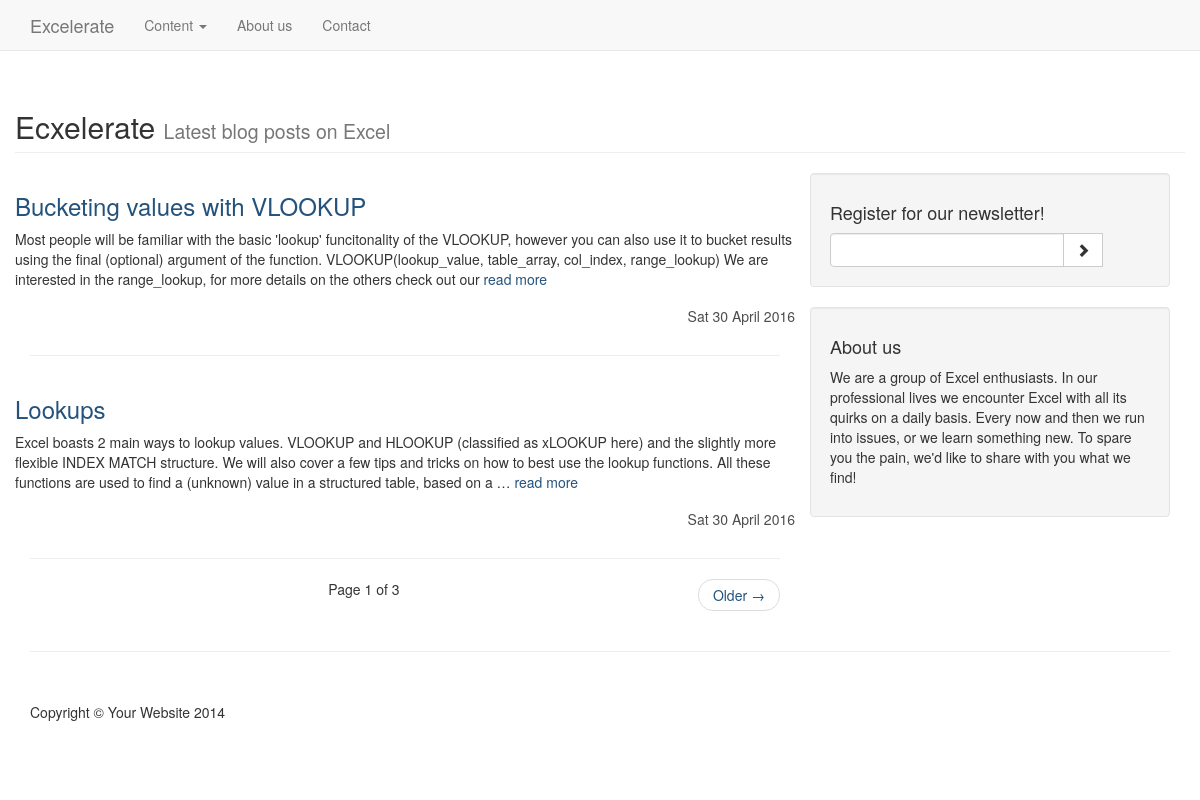
Screenshot of /blog/ with the database file from the repository.
### blog/models.py (models this page shows, shortened)
class Post(models.Model):
	title = models.CharField(max_length=500, unique=True)
	title_slug = models.SlugField(max_length=500, unique=True)
	publication_date = models.DateTimeField('date created', auto_now_add=True)
	published = models.BooleanField(default=False, blank=False)
	content = models.TextField()
	author = models.ForeignKey(User, default=None)
	category = models.ForeignKey('blog.Category')

### blog/views.py (the view)
def index(request):
	category = request.GET.get('cat')
	print category
	if (category is None):
		posts = Post.objects.filter(published=True).order_by('-publication_date')
	else:
		posts = Post.objects.filter(published=True, category__name=category).order_by('-publication_date')
	pgtr = Paginator(posts, 2)
	page = request.GET.get('page')
	try:
		posts = pgtr.page(page)
	except PageNotAnInteger:
		posts = pgtr.page(1)
	except EmptyPage:
		posts = pgtr.page(pgtr.num_pages)
	return render(request, 'blog/index.html', {'posts' : posts})

### blog/templates/blog/index.html (shortened to what this page needs)
{% extends 'blog/base.html' %}
{%block main_content %}
<h2 class="page-header">
    Ecxelerate
    <small>Latest blog posts on Excel</small>
</h2>
<div class="col-md-8">
{% for post in posts %}
<div class="row">
        <h3>
            <a href="/blog/post/{{post.id}}">{{post.title}}</a>
        </h3>
</div>
<div class="row">
    <p>
        {{ post.content | truncatewords:50 | striptags | safe }} <a href="/blog/post/{{post.id}}">read more</a>
    </p>
</div>
<div class="row">
        <h5 class="text-right color-gray">{{post.publication_date | date:"D j F Y" }}</h5>
</div>
<hr>
{% endfor %}
<ul class="pager">
    <li>Page {{ posts.number }} of {{ posts.paginator.num_pages }} </li>
    {% if posts.has_next %}
    <li class="next">
        <a href="?page={{ posts.next_page_number }}">Older &rarr;</a>
    </li>
    {% endif %}
</ul>
</div>
{% endblock %}

### blog/static/css/excelerate_overrides.css (style rules this page uses)
a { color: #23527c; text-decoration: none; }
body { font-family: "Helvetica Neue", Helvetica, Arial, sans-serif; font-size: 14px; line-height: 1.42857143; color: #333; background-color: #fff; }
h2, .h2 { font-size: 30px; }
h3, .h3 { font-size: 24px; }
h5, .h5 { font-size: 14px; }
p { margin: 0 0 10px; }
.color-gray { color: #4d4d4d; vertical-align: bottom; }

### blog/static/css/blog-home.css (style rules this page uses)
body { padding-top: 70px; }

### rows the page displays
Post: title "Bucketing values with VLOOKUP", content "Most people will be familiar with the basic 'lookup' funcitonality of the VLOOKUP, however you can also use it to bucket results using the final (optional) argument of the function. VLOOKUP(lookup_value, table_array, col_index, range_lookup) We are interested in the range_lookup, for more details on the others check out our", publication_date "Sat 30 April 2016"
Post: title "Lookups", content "Excel boasts 2 main ways to lookup values. VLOOKUP and HLOOKUP (classified as xLOOKUP here) and the slightly more flexible INDEX MATCH structure. We will also cover a few tips and tricks on how to best use the lookup functions. All these functions are used to find a (unknown) value in a structured table, based on a …", publication_date "Sat 30 April 2016"

### other values shown
{{ posts.number }} "1"
{{ posts.paginator.num_pages }} "3"
